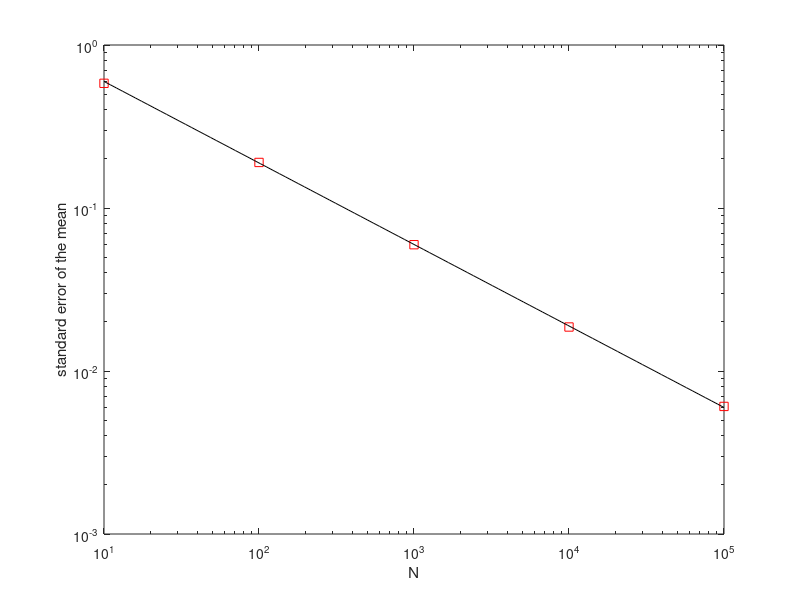

The MATLAB source for this figure:
% Program to study how the standard error (of the mean) depends on the
% number of samples
% - we want to calculate the standard deviation of the mean of N samples
% (calculating the volume of a pyramid)
%%%%%%%%%%%%%%%%%%%%%%%%%%%%%%%%%%%%%%%%%%%%%%%%%%%%%%%%%%%%%%%%%%%%%%

clear
clc


rng(13)   % give a "seed" to the Matlab random number generator
% this way the sequence of random numbers generated are the same every time
% we run the program

% parameters:
L = 2;
Nvals = [10, 100, 1000, 10000, 100000];   % number of samples to get the "mean"
n = 1000;    % number of experiments/samples of the "mean" ( = the integral) for each "N" value


% get exact value of integral:
I_exact = L^3 / 3;



for i=1:length(Nvals)   % loop over different N values

    N = Nvals(i)
    
    clear x y f diff2
    
    for j=1:n   % loop over n experiments (N samples in each experiment)

        % generate two vectors of random numbers (for x and y coordinates):
        % (the random coordinates must be generated between -L/2 and L/2)
        x = L * (rand(1,N) - 0.5);   % row vector
        y = L * (rand(1,N) - 0.5);

        % calculate f(x) values:
        f = L - 2 * max([ abs(x); abs(y) ]);
        
        % calculate integral by multiplying the average of the sampled "f" values
        % by the integration area:
        I_MC = L^2 * mean(f);
        diff2(j) = (I_MC - I_exact)^2;   % square of distance from exact value
    
    end

    errvals(i) = sqrt( mean(diff2) );
    
end

% get theoretical error values:
N_th = logspace( log10(min(Nvals)), log10(max(Nvals)), 100 );  % use 100 N values in the same range as before
err_th = L^2 * std(f) * N_th.^(-1/2);
% we used the most recent "f" values, for the biggest N in "Nvals", to have the best
% estimate of the standard deviation of the "f" values

%%%%%%%%%%%%%%%%%%%%%%%%%%%%%%%%%%%%%%%%%%%%%%%%%%%%%%%%%%%%%%%%%%%%%%%%%%%%%%%

% plot results:
figure(1)
loglog(Nvals, errvals, 'rs');
xlabel('N')
ylabel('standard error of the mean')
hold on
loglog(N_th, err_th, 'k-');

% numerical error values match the expected values perfectly









